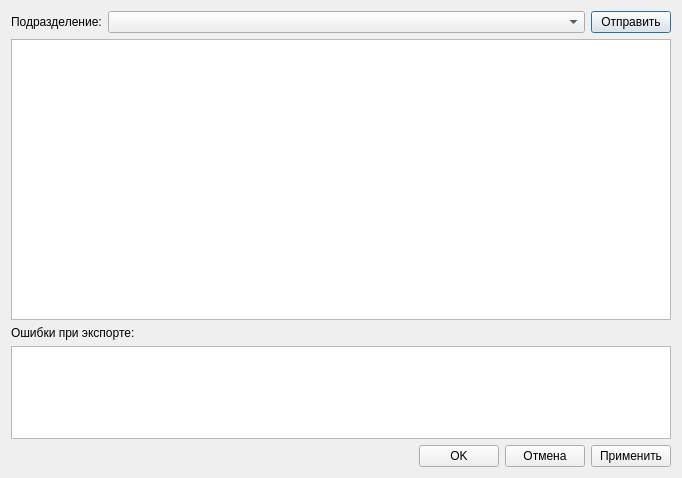
<?xml version="1.0" encoding="UTF-8"?>
<ui version="4.0">
 <class>ExportDispPlanDatesDialog</class>
 <widget class="QDialog" name="ExportDispPlanDatesDialog">
  <property name="geometry">
   <rect>
    <x>0</x>
    <y>0</y>
    <width>682</width>
    <height>478</height>
   </rect>
  </property>
  <property name="windowTitle">
   <string>Даты запланированных мероприятий</string>
  </property>
  <layout class="QVBoxLayout" name="verticalLayout">
   <item>
    <layout class="QHBoxLayout" name="horizontalLayout">
     <item>
      <widget class="QLabel" name="label_2">
       <property name="text">
        <string>Подразделение:</string>
       </property>
      </widget>
     </item>
     <item>
      <widget class="CDbComboBox" name="cmbOrgStructure">
       <property name="sizePolicy">
        <sizepolicy hsizetype="Expanding" vsizetype="Fixed">
         <horstretch>0</horstretch>
         <verstretch>0</verstretch>
        </sizepolicy>
       </property>
      </widget>
     </item>
     <item>
      <widget class="QPushButton" name="btnExport">
       <property name="text">
        <string>Отправить</string>
       </property>
      </widget>
     </item>
    </layout>
   </item>
   <item>
    <widget class="CInDocTableView" name="tblPlanDates">
     <property name="sizePolicy">
      <sizepolicy hsizetype="Expanding" vsizetype="Expanding">
       <horstretch>0</horstretch>
       <verstretch>3</verstretch>
      </sizepolicy>
     </property>
    </widget>
   </item>
   <item>
    <widget class="QLabel" name="label">
     <property name="text">
      <string>Ошибки при экспорте:</string>
     </property>
    </widget>
   </item>
   <item>
    <widget class="CTableView" name="tblPlanDateErrors">
     <property name="sizePolicy">
      <sizepolicy hsizetype="Expanding" vsizetype="Expanding">
       <horstretch>0</horstretch>
       <verstretch>1</verstretch>
      </sizepolicy>
     </property>
    </widget>
   </item>
   <item>
    <layout class="QHBoxLayout" name="horizontalLayout_2">
     <item>
      <spacer name="horizontalSpacer_2">
       <property name="orientation">
        <enum>Qt::Horizontal</enum>
       </property>
       <property name="sizeHint" stdset="0">
        <size>
         <width>40</width>
         <height>20</height>
        </size>
       </property>
      </spacer>
     </item>
     <item>
      <widget class="QPushButton" name="btnOK">
       <property name="text">
        <string>OK</string>
       </property>
      </widget>
     </item>
     <item>
      <widget class="QPushButton" name="btnCancel">
       <property name="text">
        <string>Отмена</string>
       </property>
      </widget>
     </item>
     <item>
      <widget class="QPushButton" name="btnApply">
       <property name="text">
        <string>Применить</string>
       </property>
      </widget>
     </item>
    </layout>
   </item>
  </layout>
 </widget>
 <customwidgets>
  <customwidget>
   <class>CTableView</class>
   <extends>QTableView</extends>
   <header>library/TableView.h</header>
  </customwidget>
  <customwidget>
   <class>CInDocTableView</class>
   <extends>QTableView</extends>
   <header>library/InDocTable.h</header>
  </customwidget>
  <customwidget>
   <class>CDbComboBox</class>
   <extends>QComboBox</extends>
   <header>library/DbComboBox</header>
  </customwidget>
 </customwidgets>
 <resources/>
 <connections/>
</ui>
